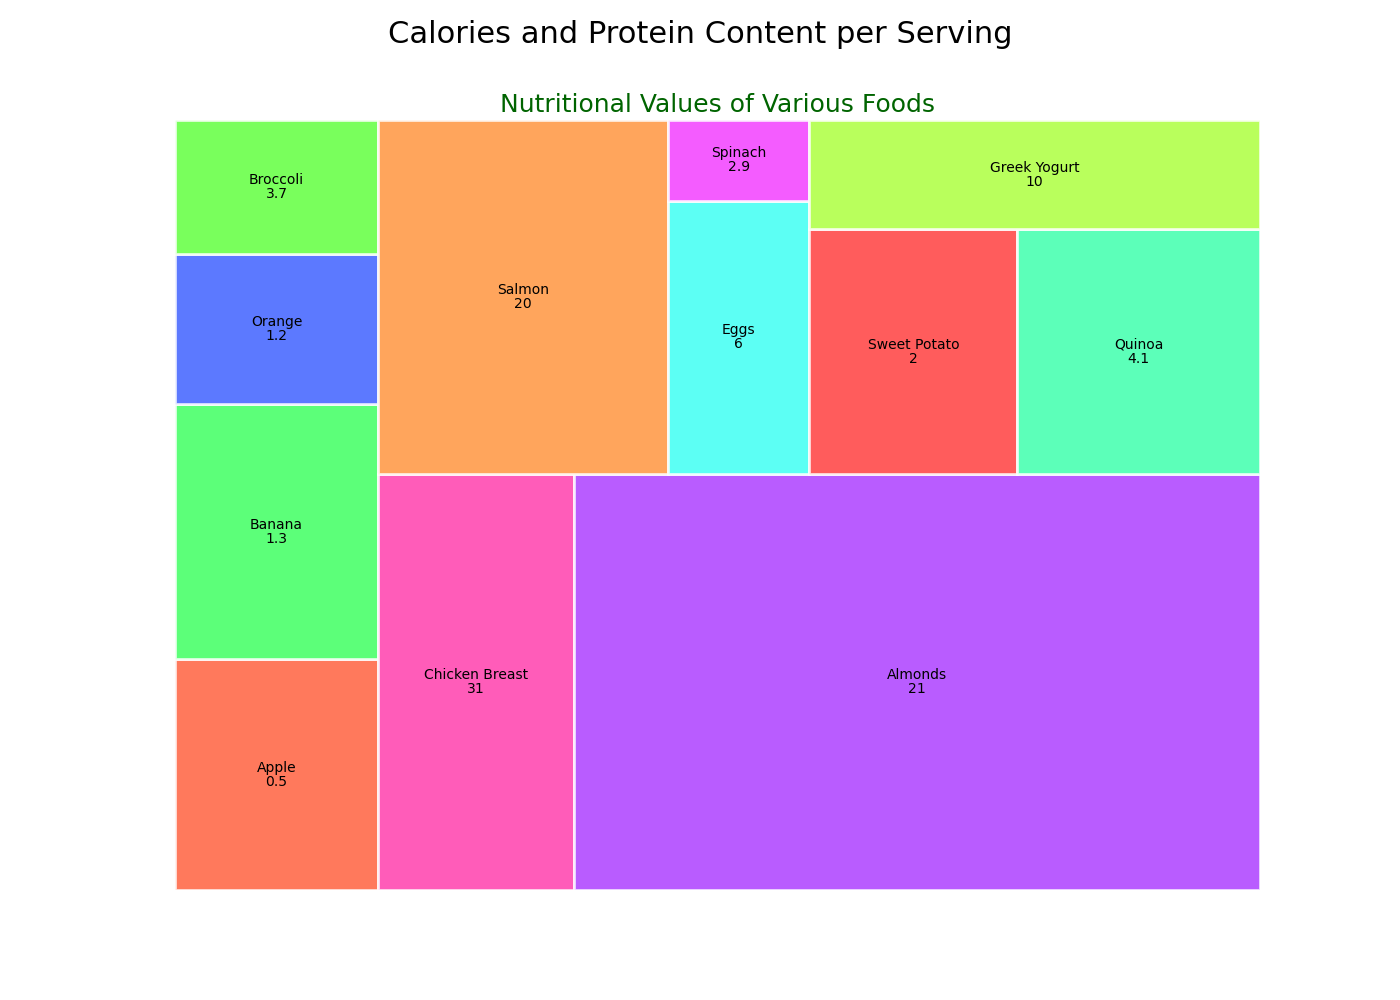

This chart was generated by the following Python code:

import matplotlib.pyplot as plt
import squarify

# Data points
food_items = ['Apple', 'Banana', 'Orange', 'Broccoli', 'Chicken Breast', 'Almonds', 'Salmon', 'Eggs', 'Spinach', 'Sweet Potato', 'Quinoa', 'Greek Yogurt']
calories = [95, 105, 62, 55, 165, 579, 208, 78, 23, 103, 120, 100]
protein = [0.5, 1.3, 1.2, 3.7, 31, 21, 20, 6, 2.9, 2, 4.1, 10]

# Color scheme using specific color codes
colors = [
    '#FF5733', '#33FF57', '#3357FF', '#57FF33', '#FF33A8', 
    '#A833FF', '#FF8F33', '#33FFF2', '#F233FF', '#FF3333',
    '#33FFA8', '#A8FF33'
]

# Create a figure with altered width and height
fig, ax = plt.subplots(figsize=(14, 10))

# Creating a treemap
squarify.plot(sizes=calories, label=food_items, color=colors, alpha=0.8, value=protein, edgecolor='white', linewidth=2)

# Chart title and subtitle
plt.title('Nutritional Values of Various Foods', fontsize=18, color='darkgreen')
plt.suptitle('Calories and Protein Content per Serving', fontsize=22)

# Remove the axes
plt.axis('off')

# Show plot
plt.show()
